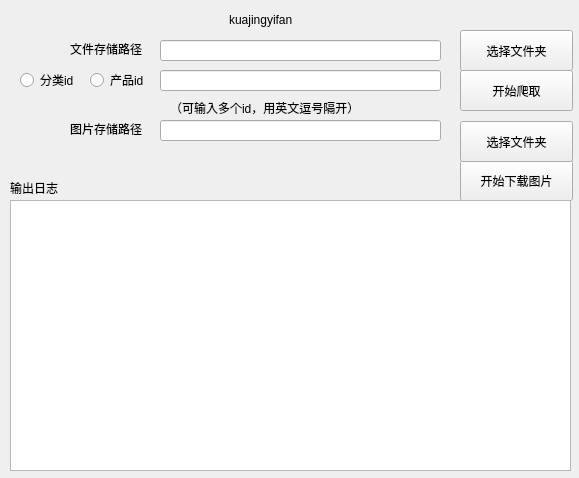
<?xml version="1.0" encoding="UTF-8"?>
<ui version="4.0">
 <class>spider</class>
 <widget class="QWidget" name="spider">
  <property name="geometry">
   <rect>
    <x>0</x>
    <y>0</y>
    <width>579</width>
    <height>478</height>
   </rect>
  </property>
  <property name="windowTitle">
   <string>spider</string>
  </property>
  <widget class="QPushButton" name="crawl_btn">
   <property name="geometry">
    <rect>
     <x>460</x>
     <y>70</y>
     <width>113</width>
     <height>41</height>
    </rect>
   </property>
   <property name="text">
    <string>开始爬取</string>
   </property>
  </widget>
  <widget class="QLabel" name="logs_label">
   <property name="geometry">
    <rect>
     <x>10</x>
     <y>180</y>
     <width>60</width>
     <height>16</height>
    </rect>
   </property>
   <property name="text">
    <string>输出日志</string>
   </property>
  </widget>
  <widget class="QLineEdit" name="dir_path">
   <property name="geometry">
    <rect>
     <x>160</x>
     <y>40</y>
     <width>281</width>
     <height>21</height>
    </rect>
   </property>
   <property name="text">
    <string/>
   </property>
  </widget>
  <widget class="QLabel" name="dir_path_label">
   <property name="geometry">
    <rect>
     <x>70</x>
     <y>40</y>
     <width>78</width>
     <height>18</height>
    </rect>
   </property>
   <property name="text">
    <string>文件存储路径</string>
   </property>
  </widget>
  <widget class="QLabel" name="label_5">
   <property name="geometry">
    <rect>
     <x>170</x>
     <y>100</y>
     <width>211</width>
     <height>16</height>
    </rect>
   </property>
   <property name="text">
    <string>（可输入多个id，用英文逗号隔开）</string>
   </property>
  </widget>
  <widget class="QPushButton" name="download_image_btn">
   <property name="geometry">
    <rect>
     <x>460</x>
     <y>160</y>
     <width>113</width>
     <height>41</height>
    </rect>
   </property>
   <property name="text">
    <string>开始下载图片</string>
   </property>
  </widget>
  <widget class="QLabel" name="image_dir_path_label">
   <property name="geometry">
    <rect>
     <x>70</x>
     <y>120</y>
     <width>78</width>
     <height>18</height>
    </rect>
   </property>
   <property name="text">
    <string>图片存储路径</string>
   </property>
  </widget>
  <widget class="QLineEdit" name="image_dir_path">
   <property name="geometry">
    <rect>
     <x>160</x>
     <y>120</y>
     <width>281</width>
     <height>21</height>
    </rect>
   </property>
   <property name="text">
    <string/>
   </property>
  </widget>
  <widget class="QLineEdit" name="ids">
   <property name="geometry">
    <rect>
     <x>160</x>
     <y>70</y>
     <width>281</width>
     <height>21</height>
    </rect>
   </property>
   <property name="text">
    <string/>
   </property>
  </widget>
  <widget class="QPushButton" name="image_dir_path_select">
   <property name="geometry">
    <rect>
     <x>460</x>
     <y>121</y>
     <width>113</width>
     <height>41</height>
    </rect>
   </property>
   <property name="text">
    <string>选择文件夹</string>
   </property>
  </widget>
  <widget class="QPushButton" name="dir_path_select">
   <property name="geometry">
    <rect>
     <x>460</x>
     <y>30</y>
     <width>113</width>
     <height>41</height>
    </rect>
   </property>
   <property name="text">
    <string>选择文件夹</string>
   </property>
  </widget>
  <widget class="QLabel" name="label">
   <property name="geometry">
    <rect>
     <x>229</x>
     <y>10</y>
     <width>71</width>
     <height>20</height>
    </rect>
   </property>
   <property name="text">
    <string>kuajingyifan</string>
   </property>
  </widget>
  <widget class="QTextEdit" name="logs_output">
   <property name="geometry">
    <rect>
     <x>10</x>
     <y>200</y>
     <width>561</width>
     <height>271</height>
    </rect>
   </property>
  </widget>
  <widget class="QRadioButton" name="category">
   <property name="geometry">
    <rect>
     <x>20</x>
     <y>70</y>
     <width>71</width>
     <height>20</height>
    </rect>
   </property>
   <property name="text">
    <string>分类id</string>
   </property>
  </widget>
  <widget class="QRadioButton" name="product">
   <property name="geometry">
    <rect>
     <x>90</x>
     <y>70</y>
     <width>61</width>
     <height>20</height>
    </rect>
   </property>
   <property name="text">
    <string>产品id</string>
   </property>
  </widget>
 </widget>
 <resources/>
 <connections/>
</ui>
